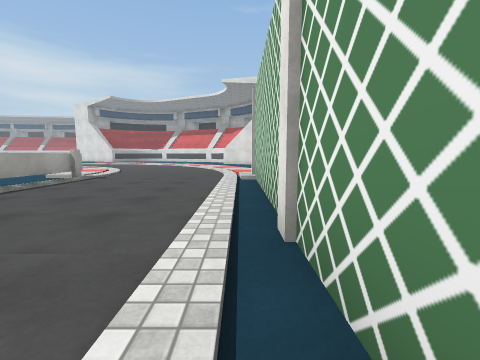
[1] (above)

16 first-person views from a walk through a Unity game level. The camera is 1.3 m above the floor, tilts 6° down and sees 90° across. The floor is counted in squares, 2 m on a side. Each view is taken from the middle of a square. On the plan, view 1 faces up. The plan holds only what a view shows up to about 9 squares ahead; the rest is blank. The place goes on beyond the plan. Some surface patterns are stand-ins.

[2]
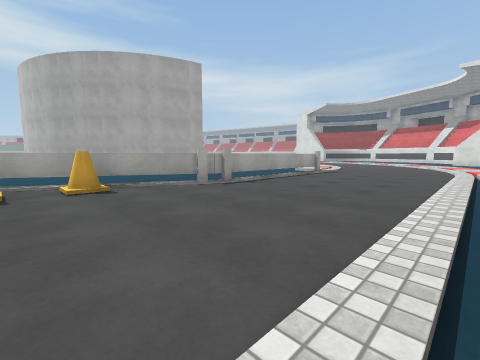

[3]
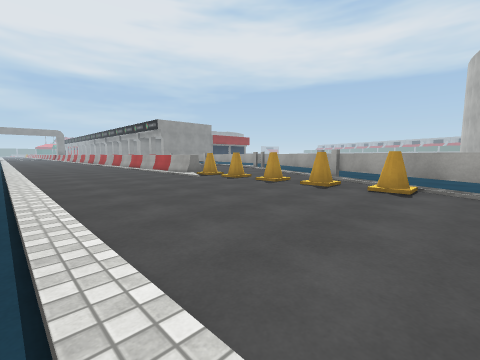

[4]
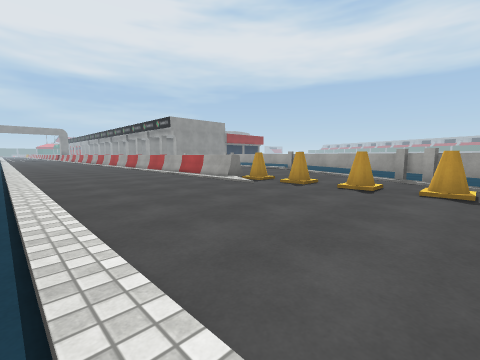

[5]
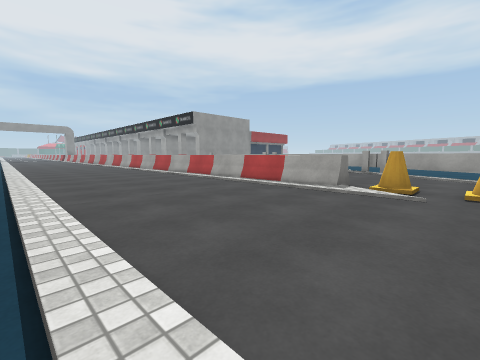

[6]
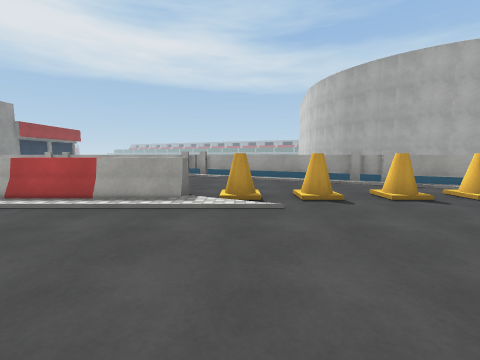

[7]
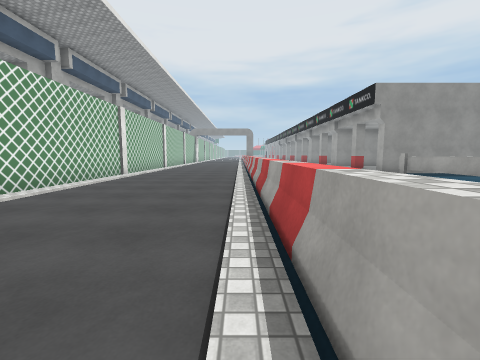

[8]
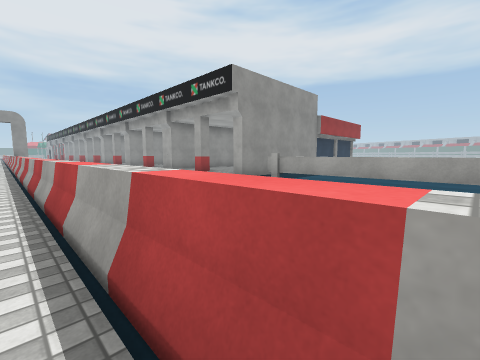

[9]
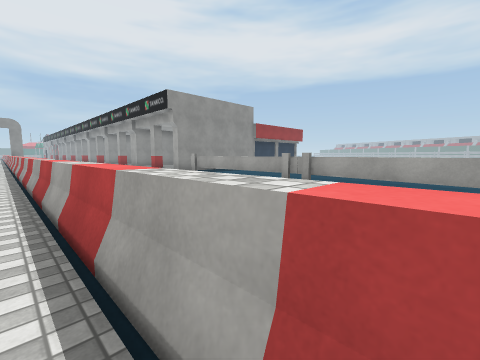

[10]
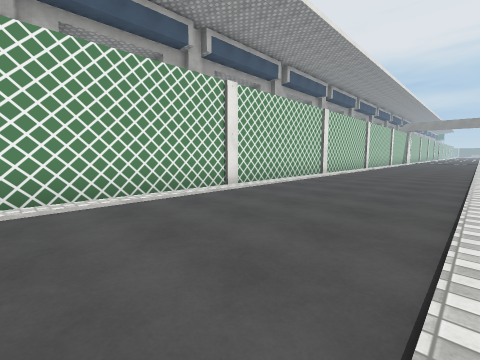

[11]
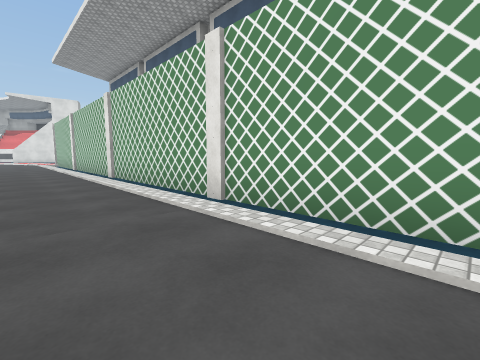

[12]
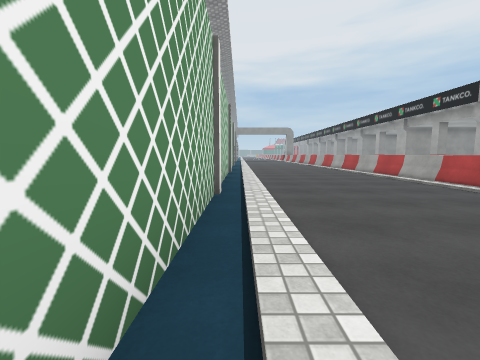

[13]
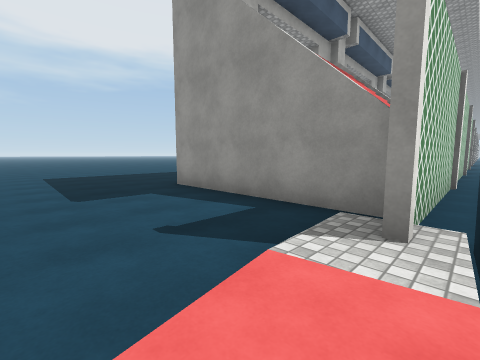

[14]
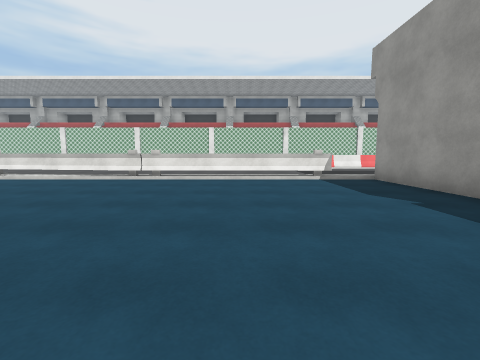

[15]
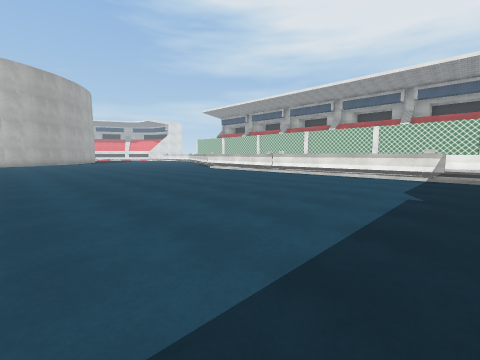

[16]
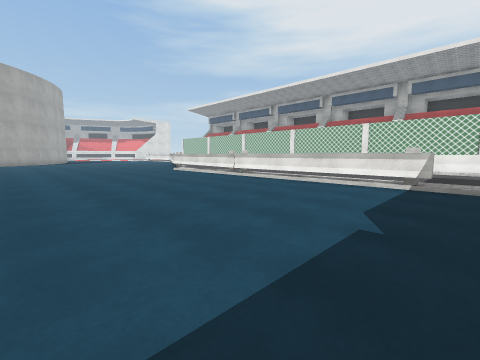

### Floor plan
Key: @ floor where view 1 was taken; # wall or solid block; . main floor; : floor 0.25 m higher than the main floor; / step, stairs or slope; = window, fence, low wall or low ledge; ^ raised ledge; T thing the floor can be seen under or through; B barrier; O other object.
Columns run from 17 left of view 1 to 11 right of it. Each row starts with its distance up from view 1.
 10                 /:
  9             /....:/..........
  8            .:....//..........
  7            .::...//..........
  6            ..#...##.........
  5            ..=.../##### ...
  4            ..=.../#
  3            ..=.../#
  2           ...T.../#
  1          ...TT.../#
  0         ....=....@#
 -1         ....O..../#
 -2         ...TO..../#
 -3         ..TT...../#
 -4        ...=.O..../#
 -5      ....TT.O..../#
 -6 .... ....=..O:.../#
 -7 ........TT..B:.../#
 -8 ......  T...B:.../#
 -9 ........=.. ^:.../#
-10 ........=.. ^:.../#
-11 ........=.. ^:.../#
-12 .......TT.. ^:.../#
-13 .......T:.. ^:.../#
-14 .......=:.. ^:.../#
-15 .......=:.. ^:.../#
-16 .......=:...^:.../#
-17 .......#:...^:.../#
-18 ........:...^:.../#

Positions as (right, up) in squares from view 1, and headings:
1: (0, 0), facing up
2: (0, -2), facing up-left
3: (0, 0), facing down-left
4: (0, -2), facing down-left
5: (0, -5), facing down-left
6: (-1, -6), facing left
7: (-4, -9), facing down
8: (-4, -13), facing down-left
9: (-4, -9), facing down-left
10: (-4, -9), facing down-right
11: (-2, -11), facing up-right
12: (0, -9), facing down
13: (0, 9), facing down-right
14: (-16, -15), facing right
15: (-17, -18), facing up-right
16: (-15, -18), facing up-right
